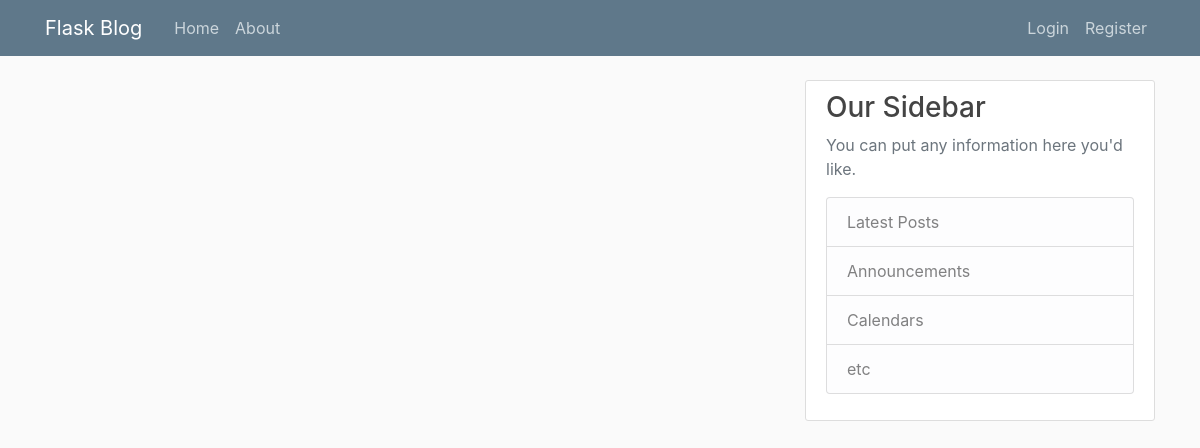
Page /home on the earlier database version.
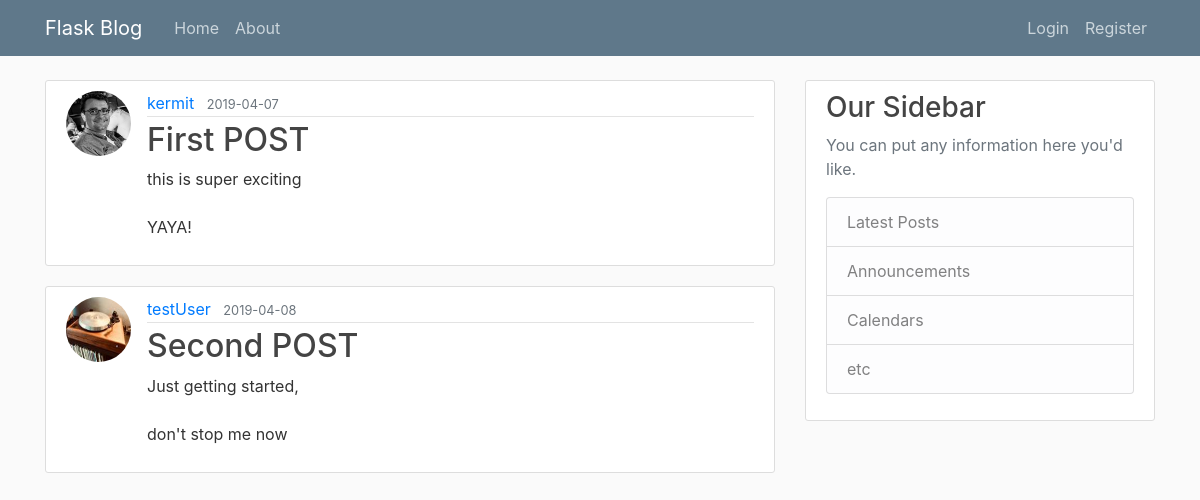
Same page on the later database version.
### flaskblog/models.py (models this page shows, shortened)
class Post(db.Model):
    id = db.Column(db.Integer, primary_key=True)
    title = db.Column(db.String(100), nullable=False)
    date_posted = db.Column(db.DateTime, nullable=False, default=datetime.utcnow)
    content = db.Column(db.Text, nullable=False)
    user_id = db.Column(db.Integer, db.ForeignKey('user.id'), nullable=False)

class User(db.Model, UserMixin):
    id = db.Column(db.Integer, primary_key=True)
    username = db.Column(db.String(20), unique=True, nullable=False)
    email = db.Column(db.String(120), unique=True, nullable=False)
    image_file = db.Column(db.String(20), unique=False, nullable=False, default='default.jpg')
    password = db.Column(db.String(60), nullable=False)
    posts = db.relationship('Post', backref='author', lazy=True)

### flaskblog/routes.py (the view)
@app.route("/")
@app.route("/home")
def home():
    posts = Post.query.all()
    return render_template('home.html', posts=posts)

### flaskblog/templates/home.html
{% extends "layout.html" %}
{% block content %}
    {% for post in posts %}
        <article class="media content-section">
            <img class="rounded-circle article-img" src="{{ url_for('static', filename='profile_pics/' + post.author.image_file) }}">
            <div class="media-body">
                <div class="article-metadata">
                    <a class="mr-2" href="#">{{ post.author.username }}</a>
                    <small class="text-muted">{{ post.date_posted.strftime('%Y-%m-%d') }}</small>
                </div>
                <h2><a class="article-title" href="{{ url_for('post', post_id=post.id) }}">{{ post.title }}</a></h2>
                <p class="article-content">{{ post.content }}</p>
            </div>
        </article>
    {% endfor %}
{% endblock content %}

### flaskblog/templates/layout.html (shortened to what this page needs)
<!DOCTYPE html>
<html>
<head>
    <link rel="stylesheet" href="https://stackpath.bootstrapcdn.com/bootstrap/4.3.1/css/bootstrap.min.css">
    <link rel="stylesheet" type="text/css" href="{{ url_for('static', filename='main.css') }}">
</head>
<body>
    <header class="site-header">
    <nav class="navbar navbar-expand-md navbar-dark bg-steel fixed-top">
        <div class="container">
        <a class="navbar-brand mr-4" href="{{ url_for('home') }}">Flask Blog</a>
        <div class="collapse navbar-collapse" id="navbarToggle">
            <div class="navbar-nav mr-auto">
            <a class="nav-item nav-link" href="{{ url_for('home') }}">Home</a>
            <a class="nav-item nav-link" href="{{ url_for('about') }}">About</a>
            </div>
            <div class="navbar-nav">
            {% if current_user.is_authenticated %}
                <a class="nav-item nav-link" href="{{ url_for('new_post') }}">New Post</a>
                <a class="nav-item nav-link" href="{{ url_for('account') }}">Account</a>
                <a class="nav-item nav-link" href="{{ url_for('logout') }}">Logout</a>
            {% else %}
                <a class="nav-item nav-link" href="{{ url_for('login') }}">Login</a>
                <a class="nav-item nav-link" href="{{ url_for('register') }}">Register</a>
            {% endif %}
            </div>
        </div>
        </div>
    </nav>
    </header>
    <main role="main" class="container">
    <div class="row">
        <div class="col-md-8">
        {% block content %}{% endblock %}
        </div>
        <div class="col-md-4">
        <div class="content-section">
            <h3>Our Sidebar</h3>
            <p class='text-muted'>You can put any information here you'd like.
            <ul class="list-group">
                <li class="list-group-item list-group-item-light">Latest Posts</li>
                <li class="list-group-item list-group-item-light">Announcements</li>
                <li class="list-group-item list-group-item-light">Calendars</li>
                <li class="list-group-item list-group-item-light">etc</li>
            </ul>
            </p>
        </div>
        </div>
    </div>
</main>
</body>
</html>

### flaskblog/static/main.css (style rules this page uses)
body { background: #fafafa; color: #333333; margin-top: 5rem; }
h1, h2, h3, h4, h5, h6 { color: #444444; }
.bg-steel { background-color: #5f788a; }
.site-header .navbar-nav .nav-link { color: #cbd5db; }
.content-section { background: #ffffff; padding: 10px 20px; border: 1px solid #dddddd; border-radius: 3px; margin-bottom: 20px; }
.article-title { color: #444444; }
.article-content { white-space: pre-line; }
.article-img { height: 65px; width: 65px; margin-right: 16px; }
.article-metadata { padding-bottom: 1px; margin-bottom: 4px; border-bottom: 1px solid #e3e3e3 }

Differences in the rows shown:
added Post: image_file (placeholder picture), author.username "kermit", date_posted "2019-04-07", title "First POST", content "this is super exciting YAYA!"
added Post: image_file (picture), author.username "testUser", date_posted "2019-04-08", title "Second POST", content "Just getting started, don't stop me now"
